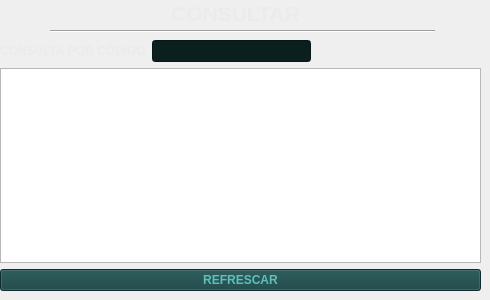
           <widget class="QWidget" name="tab_2">
            <attribute name="icon">
             <iconset>
              <normaloff>assets/SpotyUI/Consultar.png</normaloff>assets/SpotyUI/Consultar.png</iconset>
            </attribute>
            <attribute name="title">
             <string/>
            </attribute>
            <widget class="QWidget" name="layoutWidget_2">
             <property name="geometry">
              <rect>
               <x>0</x>
               <y>40</y>
               <width>481</width>
               <height>251</height>
              </rect>
             </property>
             <layout class="QVBoxLayout" name="verticalLayout_3">
              <item>
               <layout class="QGridLayout" name="gridLayout">
                <item row="0" column="0">
                 <widget class="QLabel" name="label_6">
                  <property name="font">
                   <font>
                    <pointsize>9</pointsize>
                    <weight>75</weight>
                    <bold>true</bold>
                   </font>
                  </property>
                  <property name="styleSheet">
                   <string notr="true">color: rgb(235, 235, 235);</string>
                  </property>
                  <property name="text">
                   <string>CONSULTA POR CÓDIGO</string>
                  </property>
                 </widget>
                </item>
                <item row="0" column="2">
                 <spacer name="horizontalSpacer_13">
                  <property name="orientation">
                   <enum>Qt::Horizontal</enum>
                  </property>
                  <property name="sizeHint" stdset="0">
                   <size>
                    <width>40</width>
                    <height>20</height>
                   </size>
                  </property>
                 </spacer>
                </item>
                <item row="1" column="0" colspan="4">
                 <widget class="QTableView" name="ConsultaTable">
                  <property name="font">
                   <font>
                    <pointsize>9</pointsize>
                    <weight>75</weight>
                    <bold>true</bold>
                   </font>
                  </property>
                  <property name="styleSheet">
                   <string notr="true">background-color: rgb(93, 193, 185);
border-color: rgb(0, 0, 0);
selection-background-color: rgb(21, 65, 65);
color: rgb(11, 31, 31);
border-top-color: rgb(11, 31, 31);
gridline-color: rgb(11, 31, 31);
selection-color: rgb(187, 191, 179);
QHeaderView::section { 
			background-color: #0b1f1f 
	}</string>
                  </property>
                  <property name="autoScrollMargin">
                   <number>16</number>
                  </property>
                  <attribute name="horizontalHeaderCascadingSectionResizes">
                   <bool>false</bool>
                  </attribute>
                  <attribute name="horizontalHeaderMinimumSectionSize">
                   <number>80</number>
                  </attribute>
                  <attribute name="horizontalHeaderDefaultSectionSize">
                   <number>119</number>
                  </attribute>
                  <attribute name="horizontalHeaderHighlightSections">
                   <bool>false</bool>
                  </attribute>
                  <attribute name="verticalHeaderDefaultSectionSize">
                   <number>30</number>
                  </attribute>
                 </widget>
                </item>
                <item row="0" column="1">
                 <widget class="QLineEdit" name="ConsultaIntput">
                  <property name="font">
                   <font>
                    <pointsize>9</pointsize>
                    <weight>75</weight>
                    <bold>true</bold>
                   </font>
                  </property>
                  <property name="styleSheet">
                   <string notr="true">background-color: rgb(11, 31, 31);
border-color: rgb(0, 0, 0);
color: rgb(255, 255, 255);</string>
                  </property>
                 </widget>
                </item>
               </layout>
              </item>
              <item>
               <widget class="QPushButton" name="ConsultaRefresh">
                <property name="font">
                 <font>
                  <pointsize>9</pointsize>
                  <weight>75</weight>
                  <bold>true</bold>
                 </font>
                </property>
                <property name="styleSheet">
                 <string notr="true">color: rgb(93, 193, 185);
background-color: #154141;</string>
                </property>
                <property name="text">
                 <string>REFRESCAR</string>
                </property>
               </widget>
              </item>
             </layout>
            </widget>
            <widget class="QWidget" name="layoutWidget_6">
             <property name="geometry">
              <rect>
               <x>0</x>
               <y>0</y>
               <width>471</width>
               <height>27</height>
              </rect>
             </property>
             <layout class="QHBoxLayout" name="horizontalLayout_3">
              <item>
               <spacer name="horizontalSpacer_5">
                <property name="orientation">
                 <enum>Qt::Horizontal</enum>
                </property>
                <property name="sizeHint" stdset="0">
                 <size>
                  <width>40</width>
                  <height>20</height>
                 </size>
                </property>
               </spacer>
              </item>
              <item>
               <widget class="QLabel" name="label_8">
                <property name="font">
                 <font>
                  <pointsize>16</pointsize>
                  <weight>75</weight>
                  <bold>true</bold>
                 </font>
                </property>
                <property name="styleSheet">
                 <string notr="true">color: rgb(235, 235, 235);</string>
                </property>
                <property name="text">
                 <string>CONSULTAR</string>
                </property>
                <property name="alignment">
                 <set>Qt::AlignCenter</set>
                </property>
               </widget>
              </item>
              <item>
               <spacer name="horizontalSpacer_6">
                <property name="orientation">
                 <enum>Qt::Horizontal</enum>
                </property>
                <property name="sizeHint" stdset="0">
                 <size>
                  <width>40</width>
                  <height>20</height>
                 </size>
                </property>
               </spacer>
              </item>
             </layout>
            </widget>
            <widget class="Line" name="line_2">
             <property name="geometry">
              <rect>
               <x>50</x>
               <y>30</y>
               <width>385</width>
               <height>3</height>
              </rect>
             </property>
             <property name="orientation">
              <enum>Qt::Horizontal</enum>
             </property>
            </widget>
           </widget>
